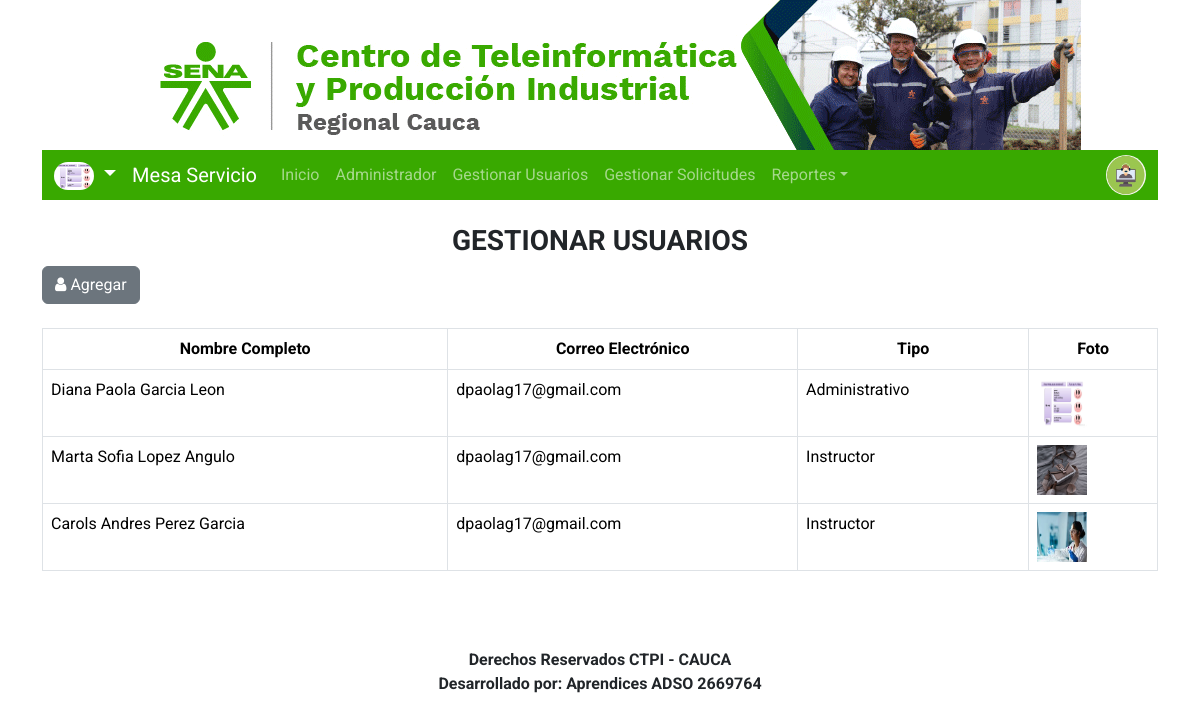
Page /vistaGestionarUsuarios/ (signed in) on the committed database.
### appMesaServicio/models.py (models this page shows, shortened)
class User(AbstractUser):
    userTipo = models.CharField(
        max_length=15, choices=tipoUsuario, db_comment="Tipo de usuario")
    userFoto = models.ImageField(
        upload_to=f"fotos/", null=True, blank=True, db_comment="Foto del Usuario")
    fechaHoraCreacion = models.DateTimeField(auto_now_add=True,
                                             db_comment="Fecha y hora del registro")
    fechaHoraActualizacion = models.DateTimeField(auto_now=True,
                                                  db_comment="Fecha y hora última actualización")

### appMesaServicio/views.py (the view)
# urls.py: path('vistaGestionarUsuarios/', views.vistaGestionarUsuarios),
def vistaGestionarUsuarios(request):
    if request.user.is_authenticated:
        usuarios = User.objects.all()
        retorno = {"usuarios": usuarios, "user": request.user,
                   "rol": request.user.groups.get().name}
        return render(request, "administrador/vistaGestionarUsuarios.html", retorno)
    else:
        mensaje = "Debe iniciar sesión"
        return render(request, "frmIniciarSesion.html", {"mensaje": mensaje})

### appMesaServicio/templates/administrador/vistaGestionarUsuarios.html (shortened to what this page needs)
{% extends "index.html" %}
{% block encabezado %}
{% include "encabezado.html" %}
{%endblock %}
{% block menu %}
{% include "administrador/menu.html" %}
{%endblock %}
{% block contenido %}
<link rel="stylesheet" href="https://cdn.datatables.net/2.0.2/css/dataTables.dataTables.css">
<link rel="stylesheet" href="https://cdn.datatables.net/buttons/3.0.1/css/buttons.dataTables.css">
{% load static %}
<br>
<h3 class="text-center fw-bold">GESTIONAR USUARIOS</h3>
<div class="w-100 table-responsive" style="margin-bottom: 5rem; margin: 0 auto">
    <a href="/vistaRegistrarUsuario/"><button class="btn btn-secondary"><i class="fa fa-user"></i> Agregar</button></a>
    <br>
    <br>
    <table id="tblPersonas" class="table table-bordered table-hover dataTable_width_auto">
        <thead>
            <tr class="text-center verdeSena text-white">
                <th>Nombre Completo</th>
                <th>Correo Electrónico</th>
                <th>Tipo</th>
                <th>Foto</th>
            </tr>
        </thead>
        <tbody>
            {% for usuario in usuarios %}
            {% if usuario.is_superuser is False%}
            <tr>
                <td>{{usuario.first_name}} {{usuario.last_name}}</td>
                <td>{{usuario.email}}</td>
                <td>{{usuario.userTipo}}</td>
                <td>
                    {% if usuario.userFoto != "" %}
                    <img src="/media/{{usuario.userFoto}}" width="50" height="50">
                    {% else %}
                    <img src="/media/user-logo.png" width="50" height="50">
                    {% endif %}
                </td>
            </tr>
            {%endif%}
            {% endfor %}
        </tbody>
    </table>
</div>
{%endblock %}
{% block piePagina %}
{% include "piePagina.html" %}
{%endblock %}

### appMesaServicio/templates/index.html (shortened to what this page needs)
<!DOCTYPE html>
<html lang="en">
<head>
    {% load static %}
    {% load bootstrap5 %}
    {% bootstrap_css %}
    <link rel="stylesheet" href="https://cdnjs.cloudflare.com/ajax/libs/font-awesome/4.7.0/css/font-awesome.min.css">
    <link rel="stylesheet" href="{% static '../static/css/app.css' %}">
</head>
<body>
    <div class="container">
        <header>
            {% block encabezado %}
            {% endblock %}
        </header>
        <div>
            {% block menu %}
            {% endblock %}
        </div>
        <section>
            {% block contenido %}
            {% endblock %}
        </section>
        <footer>
            {% block piePagina %}
            {% endblock %}
        </footer>
    </div>
</body>
</html>

### appMesaServicio/templates/encabezado.html
{% load static %}
<div>
        <div class="responsive" style="text-align: center;">
        <img src="{% static 'imagenes/encabezado.gif'%}" alt="logoEncabezado" class="img-fluid">
    </div>
</div>

### appMesaServicio/templates/administrador/menu.html (shortened to what this page needs)
<nav class="navbar navbar-expand-lg navbar-dark verdeSena">
    <div class="container-fluid">
        <div class="dropdown">
            <a class="navbar-brand dropdown-toggle" href="#" data-bs-toggle="dropdown">
                {% if user.userFoto != "" %}
                    <img src="/media/{{user.userFoto}}" alt="Foto Usuario" style="width:40px;" class="rounded-pill">
                {% else %}
                    <img src="/media/user-logo.png" alt="No foto" style="width:40px;" class="rounded-pill">
                {% endif %}
            </a>
        </div>
        <a class="navbar-brand" href="#">Mesa Servicio</a>
        <div class="collapse navbar-collapse" id="collapsibleNavbar">
            <ul class="navbar-nav">
                <li class="nav-item">
                    <a class="nav-link" href="/inicioAdministrador/">Inicio</a>
                </li>
                <li class="nav-item">
                    <a class="nav-link" aria-current="page" href="/admin/">Administrador</a>
                </li>
                <li class="nav-item">
                    <a class="nav-link" href="/vistaGestionarUsuarios/">Gestionar Usuarios</a>
                </li>
                <li class="nav-item">
                    <a class="nav-link" href="/listarCasosParaAsignar/">Gestionar Solicitudes</a>
                </li>
                <li class="nav-item dropdown">
                    <a class="nav-link dropdown-toggle" href="#" role="button" data-bs-toggle="dropdown">Reportes</a>
                </li>
            </ul>
            <ul class="navbar-nav" style="margin-left:auto">
                <li class="nav-item">
                    <img src="/media/iconosoporte.jpg" style="width:40px;" class="rounded-pill">
                </li>
            </ul>
        </div>
    </div>
</nav>

### appMesaServicio/templates/piePagina.html
<div class="text-center fw-bold mt-5 textoPiePagina">
    Derechos Reservados CTPI - CAUCA <br>
    Desarrollado por: Aprendices ADSO 2669764<br>
</div>

### appMesaServicio/static/css/app.css (style rules this page uses)
body { font-family: 'Roboto', sans-serif; }
header { height: 150px; width: 100%; }
section { min-height: 400px; width: 100%; }
nav { height: 50px; width: 100%; }
footer { height: 150px; width: 100%; }
.verdeSena { background-color: rgb(57, 169, 0); }
.textoPiePagina { font-size: 2vh; }

### rows in the picture
User: userFoto (picture), first_name "Diana Paola", last_name "Garcia Leon", email "dpaolag17@gmail.com", userTipo "Administrativo"
User: first_name "Marta Sofia", last_name "Lopez Angulo", email "dpaolag17@gmail.com", userTipo "Instructor", userFoto (picture)
User: first_name "Carols Andres", last_name "Perez Garcia", email "dpaolag17@gmail.com", userTipo "Instructor", userFoto (picture)
